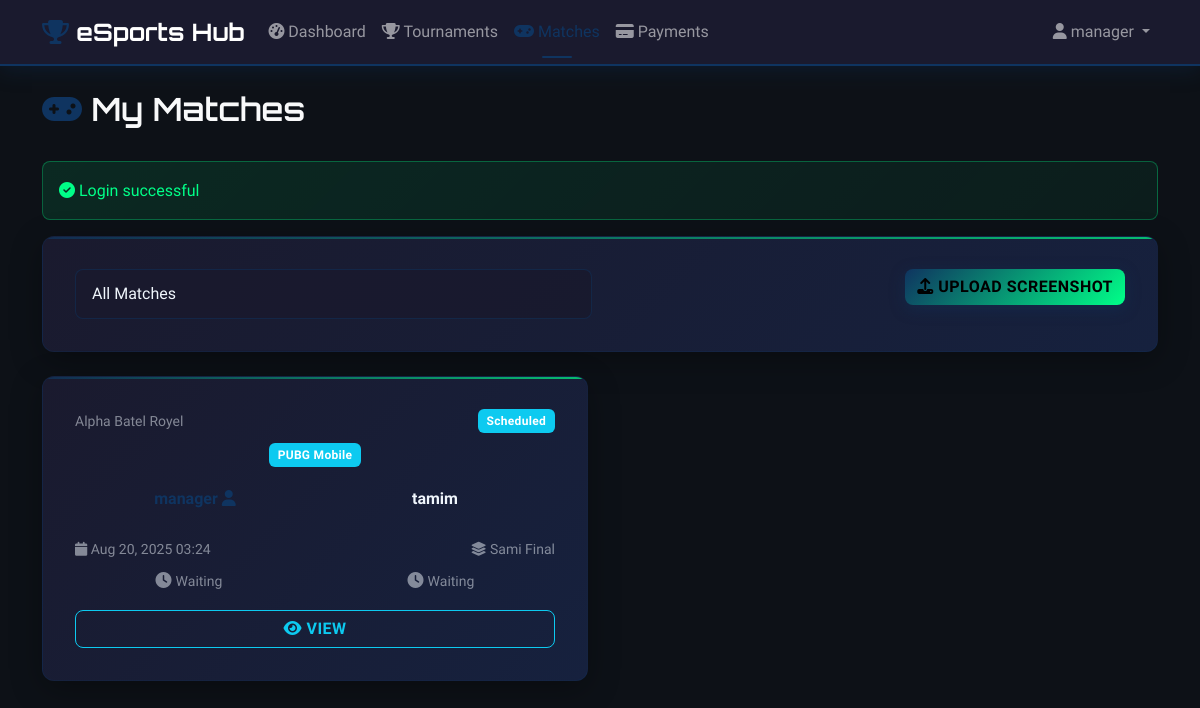
The app's page /user/matches.php (signed in), older data.
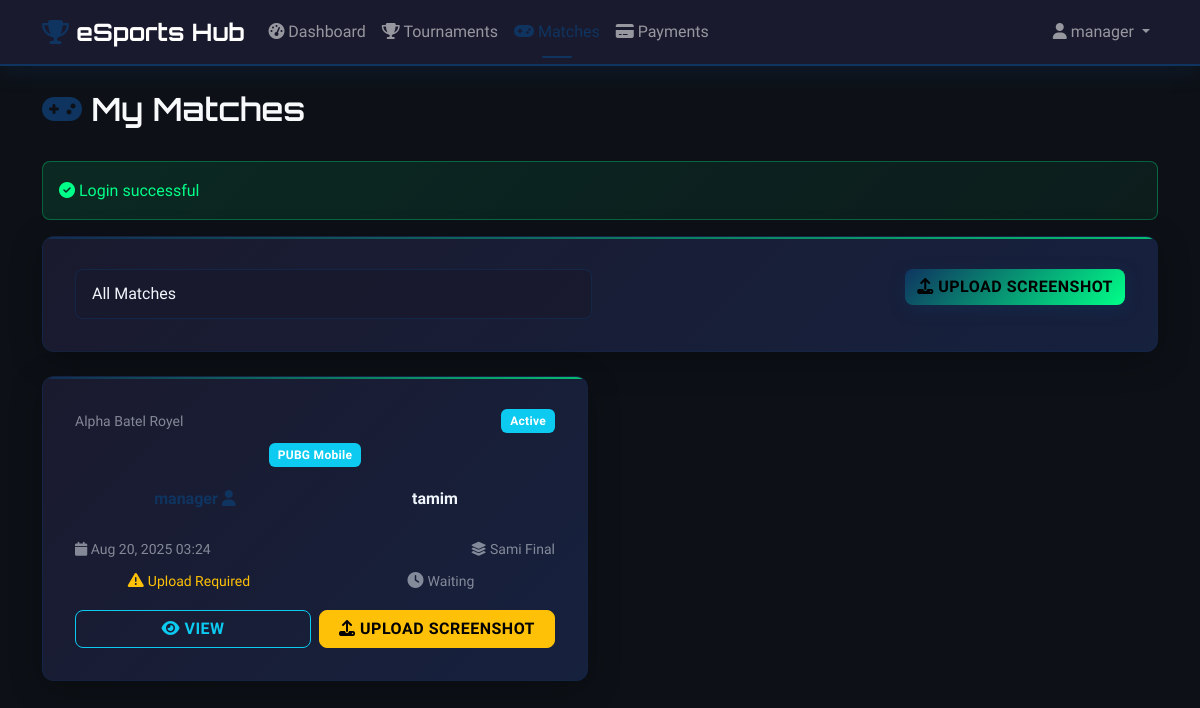
The same page, newer data.
### tables this page shows
CREATE TABLE matches (
                    id INTEGER PRIMARY KEY AUTOINCREMENT,
                    tournament_id INTEGER NOT NULL,
                    team1_id INTEGER NOT NULL,
                    team2_id INTEGER NOT NULL,
                    team1_name VARCHAR(100),
                    team2_name VARCHAR(100),
                    status VARCHAR(20) DEFAULT 'scheduled',
                    score1 INTEGER,
                    score2 INTEGER,
                    winner_id INTEGER,
                    scheduled_at DATETIME,
                    started_at DATETIME,
                    completed_at DATETIME,
                    created_at DATETIME DEFAULT CURRENT_TIMESTAMP, scheduled_date DATETIME, updated_at TIMESTAMP DEFAULT CURRENT_TIMESTAMP, round VARCHAR(50), notes TEXT,
                    FOREIGN KEY (tournament_id) REFERENCES tournaments(id) ON DELETE CASCADE,
                    FOREIGN KEY (team1_id) REFERENCES users(id),
                    FOREIGN KEY (team2_id) REFERENCES users(id),
                    FOREIGN KEY (winner_id) REFERENCES users(id)
                );

CREATE TABLE tournaments (
                    id INTEGER PRIMARY KEY AUTOINCREMENT,
                    name VARCHAR(200) NOT NULL,
                    description TEXT,
                    game_type VARCHAR(100) NOT NULL,
                    max_teams INTEGER NOT NULL,
                    entry_fee DECIMAL(10,2) DEFAULT 0,
                    prize_pool DECIMAL(10,2) DEFAULT 0,
                    start_date DATETIME,
                    end_date DATETIME,
                    status VARCHAR(20) DEFAULT 'upcoming',
                    thumbnail VARCHAR(255),
                    created_at DATETIME DEFAULT CURRENT_TIMESTAMP,
                    updated_at DATETIME DEFAULT CURRENT_TIMESTAMP
                , winner_id INTEGER, runner_up_id INTEGER, third_place_id INTEGER, winner_prize DECIMAL(10,2) DEFAULT 0.00, runner_up_prize DECIMAL(10,2) DEFAULT 0.00, third_place_prize DECIMAL(10,2) DEFAULT 0.00);

### includes/functions.php (called while the page is built, shortened)
<?php
function formatDate($date, $format = 'M d, Y H:i') {
    return date($format, strtotime($date));
}
?>

### user/matches.php (the view, shortened to what the changed rows need)
<?php
require_once '../config/config.php';
$action = $_GET['action'] ?? 'list';
$userId = $_SESSION['user_id'];
if ($action === 'list') {
    $whereClause = 'WHERE (m.team1_id = ? OR m.team2_id = ?)';
    $params = [$userId, $userId];
    $stmt = $pdo->prepare("
        SELECT m.*, t.name as tournament_name, t.game_type,
               u1.username as team1_name, u2.username as team2_name,
               uw.username as winner_name,
               ms1.screenshot_url as team1_screenshot,
               ms2.screenshot_url as team2_screenshot
        FROM matches m
        JOIN tournaments t ON m.tournament_id = t.id
        JOIN users u1 ON m.team1_id = u1.id
        JOIN users u2 ON m.team2_id = u2.id
        LEFT JOIN users uw ON m.winner_id = uw.id
        LEFT JOIN match_screenshots ms1 ON m.id = ms1.match_id AND ms1.team_id = u1.id
        LEFT JOIN match_screenshots ms2 ON m.id = ms2.match_id AND ms2.team_id = u2.id
        $whereClause
        ORDER BY m.scheduled_date DESC, m.created_at DESC
    ");
    $stmt->execute($params);
    $matches = $stmt->fetchAll();
}
?>
<!DOCTYPE html>
<html lang="en">
<head>
    <link href="https://cdn.jsdelivr.net/npm/bootstrap@5.3.0/dist/css/bootstrap.min.css" rel="stylesheet">
    <link rel="stylesheet" href="https://cdnjs.cloudflare.com/ajax/libs/font-awesome/6.4.0/css/all.min.css">
    <link rel="stylesheet" href="../assets/css/style.css">
</head>
<body>
    <div class="container my-4">
        <div class="d-flex justify-content-between align-items-center mb-4">
            <h2 class="text-light">
                <i class="fas fa-gamepad text-accent"></i>
                <?= $action === 'view' ? 'Match Details' : ($action === 'upload' ? 'Upload Screenshot' : 'My Matches') ?>
            </h2>
        </div>
        <?php if ($action === 'list'): ?>
            <?php if (empty($matches)): ?>
                <div class="gaming-card">
                    <div class="text-center text-light-50 py-5">
                        <i class="fas fa-gamepad fa-4x mb-3"></i>
                        <h4>No Matches Found</h4>
                        <p>You don't have any matches yet. Register for tournaments to get matched!</p>
                        <a href="tournaments.php" class="btn btn-accent">
                            <i class="fas fa-trophy"></i> Browse Tournaments
                        </a>
                    </div>
                </div>
            <?php else: ?>
                <div class="row">
                    <?php foreach ($matches as $match): ?>
                        <div class="col-lg-6 mb-4">
                            <div class="gaming-card match-card h-100">
                                <div class="match-header mb-3">
                                    <div class="d-flex justify-content-between align-items-center mb-2">
                                        <small class="text-light-50"><?= htmlspecialchars($match['tournament_name']) ?></small>
                                        <span class="badge bg-<?= $match['status'] === 'completed' ? 'success' : ($match['status'] === 'live' ? 'danger' : 'info') ?>">
                                            <?= ucfirst($match['status']) ?>
                                        </span>
                                    </div>
                                    <div class="text-center">
                                        <span class="badge bg-info"><?= htmlspecialchars($match['game_type']) ?></span>
                                    </div>
                                </div>
                                <div class="match-teams mb-3">
                                    <div class="d-flex align-items-center justify-content-between">
                                        <div class="team-info text-center">
                                            <div class="team-name <?= $match['team1_id'] == $userId ? 'text-accent fw-bold' : '' ?>">
                                                <?php if ($match['team1_id'] == $userId): ?>
                                                    <i class="fas fa-user text-accent"></i>
                                                <?php endif; ?>
                                            </div>
                                        </div>
                                        <div class="team-info text-center">
                                            <div class="team-name <?= $match['team2_id'] == $userId ? 'text-accent fw-bold' : '' ?>">
                                                <?= htmlspecialchars($match['team2_name']) ?>
                                            </div>
                                        </div>
                                    </div>
                                </div>
                                <div class="match-details mb-3">
                                    <?php if ($match['scheduled_date']): ?>
                                        <div class="d-flex justify-content-between text-light-50 small mb-2">
                                            <span><i class="fas fa-calendar"></i> <?= formatDate($match['scheduled_date']) ?></span>
                                            <?php if ($match['round']): ?>
                                                <span><i class="fas fa-layer-group"></i> <?= htmlspecialchars($match['round']) ?></span>
                                            <?php endif; ?>
                                        </div>
                                    <?php endif; ?>
                                    <div class="screenshot-status">
                                        <div class="row">
                                            <div class="col-6 text-center">
                                                <?php if ($match['team1_screenshot']): ?>
                                                    <i class="fas fa-check-circle text-success"></i>
                                                    <small class="text-success">Screenshot Uploaded</small>
                                                <?php elseif ($match['team1_id'] == $userId && $match['status'] !== 'scheduled'): ?>
                                                    <i class="fas fa-exclamation-triangle text-warning"></i>
                                                    <small class="text-warning">Upload Required</small>
                                                <?php else: ?>
                                                    <i class="fas fa-clock text-light-50"></i>
                                                    <small class="text-light-50">Waiting</small>
                                                <?php endif; ?>
                                            </div>
                                            <div class="col-6 text-center">
                                                <?php if ($match['team2_screenshot']): ?>
                                                    <i class="fas fa-check-circle text-success"></i>
                                                    <small class="text-success">Screenshot Uploaded</small>
                                                <?php elseif ($match['team2_id'] == $userId && $match['status'] !== 'scheduled'): ?>
                                                    <i class="fas fa-exclamation-triangle text-warning"></i>
                                                    <small class="text-warning">Upload Required</small>
                                                <?php else: ?>
                                                    <i class="fas fa-clock text-light-50"></i>
                                                    <small class="text-light-50">Waiting</small>
                                                <?php endif; ?>
                                            </div>
                                        </div>
                                    </div>
                                </div>
                                <div class="match-actions mt-auto">
                                    <div class="row g-2">
                                        <div class="col">
                                            <a href="?action=view&id=<?= $match['id'] ?>" class="btn btn-outline-info w-100">
                                                <i class="fas fa-eye"></i> View
                                            </a>
                                        </div>
                                        <?php if ($match['status'] !== 'scheduled' && $match['status'] !== 'completed'): ?>
                                            <?php
                                            $userScreenshot = ($match['team1_id'] == $userId) ? $match['team1_screenshot'] : $match['team2_screenshot'];
                                            if (!$userScreenshot): ?>
                                                <div class="col">
                                                    <button class="btn btn-warning w-100" type="button" data-bs-toggle="collapse"
                                                            data-bs-target="#uploadForm<?= $match['id'] ?>" aria-expanded="false">
                                                        <i class="fas fa-upload"></i> Upload Screenshot
                                                    </button>
                                                </div>
                                            <?php endif; ?>
                                        <?php endif; ?>
                                    </div>
                                </div>
                            </div>
                        </div>
                    <?php endforeach; ?>
                </div>
            <?php endif; ?>
        <?php endif; ?>
    </div>
</body>
</html>

Row changes from the older to the newer data that the page shows:
changed matches "Sami Final": status "Scheduled" → "Active"; status "Waiting" → "Upload Required UPLOAD SCREENSHOT"
